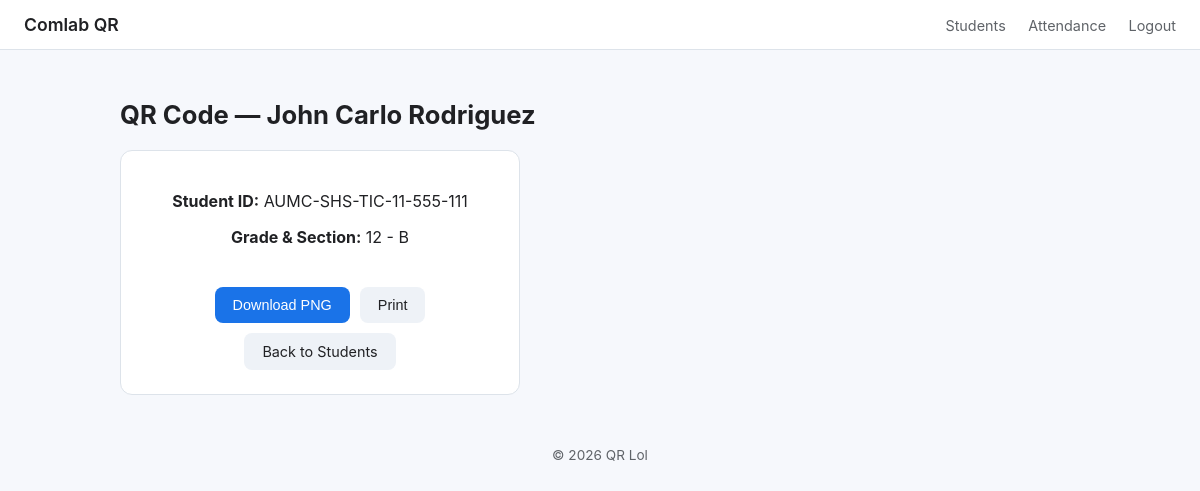
Page /admin/qr_code.php?id=AUMC-SHS-TIC-11-555-111 (signed in) on the committed database.
### tables this page shows
CREATE TABLE `students` (
  `student_id` varchar(30) NOT NULL,
  `full_name` varchar(150) NOT NULL,
  `grade` varchar(20) NOT NULL,
  `section` varchar(50) NOT NULL,
  `strand` varchar(50) DEFAULT NULL,
  `qr_value` varchar(100) NOT NULL,
  `date_created` datetime DEFAULT current_timestamp()
);

### config/database.php (called while the page is built, shortened)
<?php
function getDB() {
    static $pdo = null;
    if ($pdo === null) {
        try {
            $pdo = new PDO(
                "mysql:host=" . DB_HOST . ";dbname=" . DB_NAME . ";charset=utf8mb4",
                DB_USER,
                DB_PASS,
                [
                    PDO::ATTR_ERRMODE => PDO::ERRMODE_EXCEPTION,
                    PDO::ATTR_DEFAULT_FETCH_MODE => PDO::FETCH_ASSOC,
                ]
            );
        } catch (PDOException $e) {
            die("Database connection failed: " . htmlspecialchars($e->getMessage()));
        }
    }
    return $pdo;
}

### admin/qr_code.php (the view, shortened to what this page needs)
<?php
require_once __DIR__ . '/../config/database.php';
$id = $_GET['id'] ?? '';
$stmt = getDB()->prepare("SELECT * FROM students WHERE student_id = ?");
$stmt->execute([$id]);
$student = $stmt->fetch();
require_once __DIR__ . '/../includes/header.php';
?>
<h1>QR Code — <?php echo htmlspecialchars($student['full_name']); ?></h1>
<div class="card qr-card">
    <p><strong>Student ID:</strong> <?php echo htmlspecialchars($student['student_id']); ?></p>
    <p><strong>Grade &amp; Section:</strong> <?php echo htmlspecialchars($student['grade'] . ' - ' . $student['section']); ?></p>
    <div class="qr-actions">
        <button class="btn btn-primary" onclick="downloadQR()">Download PNG</button>
        <button class="btn btn-secondary" onclick="window.print()">Print</button>
        <a class="btn btn-secondary" href="students.php">Back to Students</a>
    </div>
</div>
<?php require_once __DIR__ . '/../includes/footer.php'; ?>

### assets/css/style.css (style rules this page uses)
:root { --primary: #1a73e8; --primary-dark: #1558b0; --success: #1e8e3e; --warning: #f9ab00; --error: #d93025; --bg: #f6f8fc; --card-bg: #ffffff; --border: #dde3ea; --text: #202124; --text-muted: #5f6368; }
* { box-sizing: border-box; }
body { margin: 0; font-family: -apple-system, BlinkMacSystemFont, "Segoe UI", Roboto, Arial, sans-serif; background: var(--bg); color: var(--text); }
h1 { font-size: 1.6rem; margin-bottom: 20px; }
.card { background: var(--card-bg); border: 1px solid var(--border); border-radius: 12px; padding: 24px; }
.btn { display: inline-block; padding: 10px 18px; border-radius: 8px; border: none; font-size: 0.9rem; cursor: pointer; text-decoration: none; text-align: center; }
.btn-primary { background: var(--primary); color: #fff; }
.btn-secondary { background: #eef2f7; color: var(--text); }
.qr-card { max-width: 400px; text-align: center; }
.qr-actions { display: flex; gap: 10px; justify-content: center; flex-wrap: wrap; }

### rows in the picture
students: full_name "John Carlo Rodriguez", student_id "AUMC-SHS-TIC-11-555-111", grade+section "12 - B"
